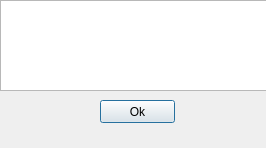
<?xml version="1.0" encoding="UTF-8"?>
<ui version="4.0">
 <class>End</class>
 <widget class="QDialog" name="End">
  <property name="geometry">
   <rect>
    <x>0</x>
    <y>0</y>
    <width>266</width>
    <height>148</height>
   </rect>
  </property>
  <property name="windowTitle">
   <string>Dialog</string>
  </property>
  <widget class="QPushButton" name="pushButton">
   <property name="geometry">
    <rect>
     <x>100</x>
     <y>100</y>
     <width>75</width>
     <height>23</height>
    </rect>
   </property>
   <property name="text">
    <string>Ok</string>
   </property>
  </widget>
  <widget class="QTextEdit" name="textEdit">
   <property name="geometry">
    <rect>
     <x>0</x>
     <y>0</y>
     <width>271</width>
     <height>91</height>
    </rect>
   </property>
  </widget>
 </widget>
 <resources/>
 <connections/>
</ui>
